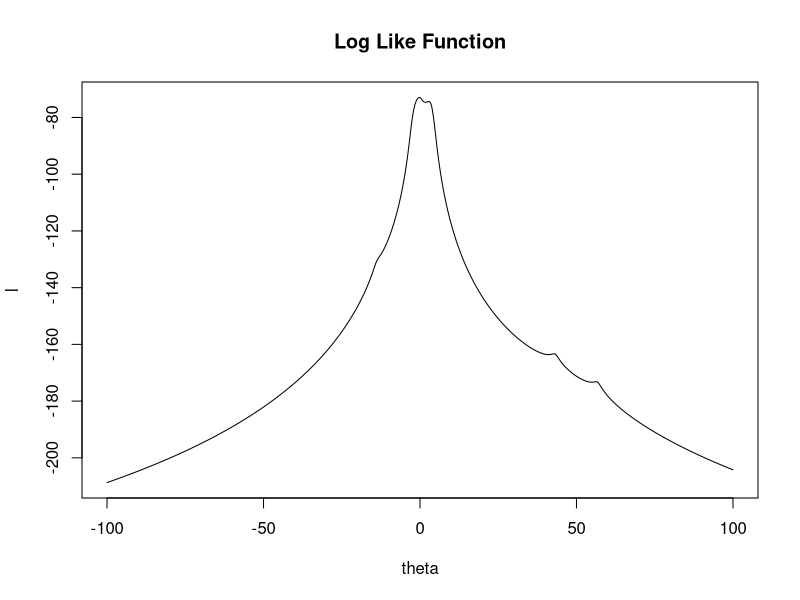
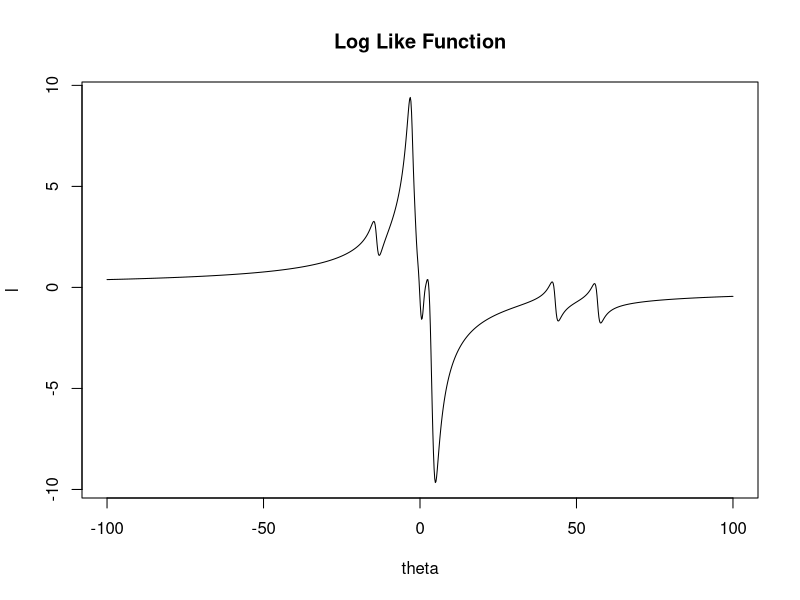
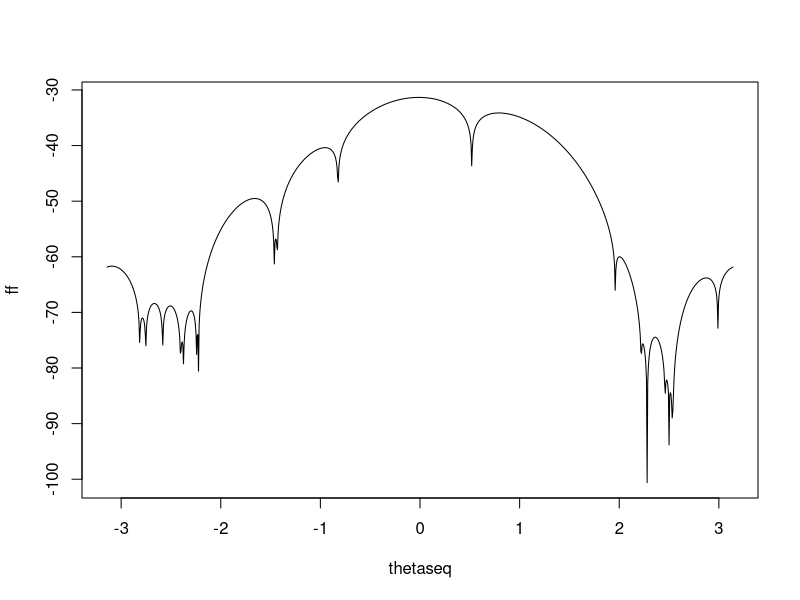

Recreate these plots in R, in order. (Note: this script raises an error after producing the figures.)
#1. a
#1.b) write on the paper

#1.c)
l <- function(theta,x){
  n <- length(x)
  lik <- -n*log(pi) - sum(log(1+(theta - x)^2))
  lik
}
dl <- function(theta,x){
  dlik <- -2*sum((theta-x)/(1+(theta-x)^2))
  dlik
}

d2l <- function(theta,x){
  d2lik <- -2*sum((1-(theta-x)^2)/(1+(theta-x)^2)^2)
  d2lik
}

x <- c(-13.87, -2.53, -2.44, -2.40, -1.75, -1.34, 
       -1.05, -0.23, -0.07, 0.27, 1.77, 2.76, 
       3.29, 3.47, 3.71, 3.80, 4.24, 4.53, 43.21, 56.75)

theta <- seq(-100,100, length = 1000)
library("plyr")
ll <- laply(1:length(theta), function(i) l(theta[i],x))
dll <- laply(1:length(theta), function(i) dl(theta[i],x))

plot(theta, ll, type = "l", main = "Log Like Function", 
     xlab = "theta", ylab = "l")

plot(theta, dll, type = "l", main = "Log Like Function", 
     xlab = "theta", ylab = "l")

#1.d)
# the Newton Raphson method
nr <- function(dl, d2l, theta0, eps,...){
  cnt <- 0
  repeat{
    cnt <- cnt +1
    if (d2l(theta0, ...) == 0) {
      print (paste("iter = ", cnt, ", d2l = 0, change the initial values!"))
      return (NULL)
      break
    }
    theta1 <- theta0 - dl(theta0, ...)/d2l(theta0, ...)
    if (((abs(theta0 -theta1)/(abs(theta0)+0.000001) <= eps)&
           (abs(dl(theta1, ...)) <= eps))| (cnt ==1000)){
      print(paste("iter = ", cnt, "theta0 = ", theta0,
                  "theta1 = ", theta1,
                  "err = ", abs(theta0-theta1)/(abs(theta1)+0.000001),
                  "dl = ", abs(dl(theta1, ...))))
      break
    } 
    print(paste("iter = ", cnt, "theta0 = ", theta0,
                "theta1 = ", theta1,
                "err = ", abs(theta0-theta1)/(abs(theta1)+0.000001),
                "dl = ", abs(dl(theta1, ...))))
    
    theta0 <- theta1
    
  }
  return(theta1)
}

eps <- 0.000001
ini <- c(-11, -1, 0, 1.4, 4.1, 4.8, 7, 8, 38)

for(i in 1:length(ini)){
  print (paste("initial value = ", ini[i]))
  print(paste("solution = ", nr(dl, d2l, ini[i], eps, x )))
}


#e)
# the Fisher scoring method
fs <- function(dl, theta0, eps, n, ...){
  dl0 <- dl(theta = theta0, ...)
  cnt <- 0
  repeat{
    cnt <- cnt +1
    theta1 <- theta0 + dl(theta0, ...)/(n/2)
    if (((abs(theta0 -theta1)/(abs(theta0)+0.000001) <= eps)&
           (abs(dl(theta1, ...)) <= eps))| (cnt ==1000)){
      print(paste("iter = ", cnt, "theta0 = ", theta0,
                  "theta1 = ", theta1,
                  "err = ", abs(theta0-theta1)/(abs(theta1)+0.000001),
                  "dl = ", abs(dl(theta1, ...))))
      break
    } 
    theta0 <- theta1
    
  }
  return(theta1)
}

eps <- 0.000001
ini <- c(-11, -1, 0, 1.4, 4.1, 4.8, 7, 8, 38)

for(i in 1:length(ini)){
  print (paste("initial value = ", ini[i]))
  print(paste("solution = ", fs(dl,  ini[i], eps, length(x),x )))
}

#2.

# 2a)
f <- function(theta, x){
  sum(log((1-cos(x-theta))/(2*pi)))
}

x <- c(0.52,1.96, 2.22, 2.28, 2.28, 2.46, 2.50, 2.53, 2.54, 2.99, 3.47, 3.53, 3.70, 3.88, 3.91, 4.04, 4.06, 4.82, 4.85, 5.46)

thetaseq <- seq(-pi, pi, length = 1000)
library("plyr")
ff <- laply(1:length(thetaseq), function(i)f(thetaseq[i], x))
plot(thetaseq, ff, type = "l")

dff <- laply(1:length(thetaseq), function(i)df(thetaseq[i], x))
plot(thetaseq, dff, type = "l")

# 2b) moment estimate of theta
theta0 <- asin(mean(x)- pi)

# 2c)

nr <- function(df, d2f, theta0, eps,...){
  dl0 <- dl(theta = theta0, ...)
  d2l0 <- d2l(theta0, ...)
  cnt <- 0
  repeat{
    cnt <- cnt +1
    if (d2f(theta0, x) == 0) {
      print (paste("iter = ", cnt, ", d2f = 0, change the initial values!"))
      return (NULL)
      break
    }
    theta1 <- theta0 - df(theta0,...)/d2f(theta0, ...)
    if (((abs(theta0 -theta1)/(abs(theta0)+0.000001) <= eps))| (cnt ==1000)){
      print(paste("iter = ", cnt, "theta0 = ", theta0,
                  "theta1 = ", theta1,
                  "err = ", abs(theta0-theta1)/(abs(theta1)+0.000001),
                  "df = ", abs(df(theta1, ...))))
      break
    }
    print(paste("iter = ", cnt, "theta0 = ", theta0,
                "theta1 = ", theta1,
                "err = ", abs(theta0-theta1)/(abs(theta1)+0.000001),
                "df = ", abs(df(theta1, ...))))
    
    theta0 <- theta1
    
  }
  return(theta1)
}

df <- function(theta, x){ #theta <- 0.0148500730170354
  sum(1/tan((theta-x)/2))
}

d2f <- function(theta, x){
  sum(1/sin((theta-x)/2)^2)
}
nr(df, d2f,theta0 , 0.00001, x)

sol <- NULL
theta0 <- seq(-pi, pi, length = 200)
for(i in 1:length(theta0)){
sol[i] <- nr(df, d2f, theta0[i], 0.000000001,x)  
}

sol
table(round(sol,digits = 5))

#3a)
x <- c(.02, .06, .11, .22, .55, 1.1)
y <- c(47, 97, 123, 152, 191, 200)
xi <- 1/x
yi <- 1/y
est <- summary(lm(yi~xi))$coef[,1]
theta1 <- 1/est[1]
theta2 <- theta1*est[2]
theta0 <- c(theta1, theta2)
attr(theta0, "names") <- NULL
theta0

#3b)
# function f need to be minimize  
f <- function(theta, x, y){
  sum((y-theta[1]*x/(x+theta[2]))^2)
}

# derivative of f 

df <- function(theta, x, y){
  df1 <- -2*sum((y-theta[1]*x/(x+theta[2]))*x/(x+theta[2]))
  df2 <- 2*sum((y - theta[1]*x/(x+theta[2]))*(theta[1]*x/(x+theta[2])^2))
  c(df1, df2)
}


# second  derivative of f 

d2f <- function(theta, x, y){
  d2f11 <- 2*sum((x/(x+theta[2]))^2)
  d2f12 <- -2*sum(2*theta[1]*x^2/(x+theta[2])^3 - x*y/(x+theta[2])^2)
  d2f22 <- 2*sum(-2*theta[1]*y*x/(x+theta[2])^3 +
                   3 * (theta[1]*x)^2/(x+theta[2])^4)
  d2 <- matrix(c(d2f11, d2f12, 
          d2f12, d2f22), nrow = 2, byrow = T
          )
  d2
}

# the Newton Raphson method
nr2 <- function(dl, d2l, theta0, eps,...){
  cnt <- 0
  repeat{
    cnt <- cnt +1
    if (det(d2l(theta0, ...)) == 0) {
      print (paste("iter = ", cnt, ", d2l = 0, change the initial values!"))
      return (NULL)
      break
    }
    theta1 <- theta0 - solve(d2l(theta0, ...))%*%dl(theta0, ...)
    if ((  sum(abs(theta0 -theta1)/(abs(theta0)+0.000001) <= eps)==2 &
           sum((abs(dl(theta1, ...)) <= eps))==2)| (cnt ==1000)){
      print(paste("iter = ", cnt, "theta0 = ", theta0[1],", ",  theta0[2],
                  "theta1 = ", theta1[1], ", ", theta1[2],
                  "err = ", max(abs(theta0-theta1)/(abs(theta1)+0.000001)),
                  "dl = ", max(abs(dl(theta1, ...)))))
      break
    } 
#     print(paste("iter = ", cnt, "theta0 = ", theta0[1],", ",  theta0[2],
#                 "theta1 = ", theta1[1], ", ", theta1[2],
#                 "err = ", max(abs(theta0-theta1)/(abs(theta1)+0.000001)),
#                 "dl = ", max(abs(dl(theta1, ...)))))
    
    theta0 <- theta1
    
  }
  return(theta1)
}

theta0
out <- nr2(df, d2f, theta0, .00001, x, y)
out


#3c) Using steepest descent algorithm
steep <- function(f, df, theta0, eps, ...){
  alpha <- 1
  cnt <- 0
  repeat{
    cnt <- cnt +1
    theta1 <- theta0 - alpha*df(theta0, ...)
    if (f(theta1, ...) > f(theta0, ...)) alpha <- alpha/2
    if ((sum(abs(theta1-theta0) <= eps) == length(theta0)) &
          sum(abs(df(theta1, ...)) <= eps)) {
      print(paste0("iter = ", cnt, ", theta0 = ", theta0[1], " ", 
                   theta0[2], " ", 
                   "theta1 = ", theta1[1], "  ", theta1[2], " ",
                   "eps = ", max(abs(theta1-theta0)) ))
      break
    }
    if (cnt ==1000){
      print(paste0("iter = ", cnt, ", theta0 = ", theta0[1], " ",  theta0[2], " ", 
                   "theta1 = ", theta1[1], " ", theta1[2], " ",
                   "eps = ", max(abs(theta1-theta0)) ))
      print("too many iternation without convergence, change initial values!")
      break
    }
    theta0 <- theta1
  }
  return(theta1)
  }
out
steep(f, df, theta0, 0.0000001, x, y)

#d) Gauss-Newton Algorithm


# function f need to be minimize  
f0 <- function(theta, x, y){
  (y-theta[1]*x/(x+theta[2]))^2
}

# derivative of f 

df0 <- function(theta, x, y){
  df1 <- -2*((y-theta[1]*x/(x+theta[2]))*x/(x+theta[2]))
  df2 <- 2*((y - theta[1]*x/(x+theta[2]))*(theta[1]*x/(x+theta[2])^2))
  c(df1, df2)
}

gn <- function(f0, df0, theta0, eps, x, y){
  cnt <- 0
  repeat{
    cnt <- cnt + 1
    yp <- laply(1:length(y), function(i){
      y[i] - f0(theta0, x[i], y[i])
    })
    xp <- laply(1:length(x), function(i) df0(theta0, x[i], y[i]))
    u <- summary(lm (yp ~xp+0))$coef[,1]
    if (sum(abs(u) <= eps) == 2 | cnt ==1000){
      print(paste0("iter = ", cnt, " ", "theta = ", theta0[1], " ", 
            theta0[2], ", eps = ", max(abs(u)))) 
      break
    }
    theta0 <- theta0 + u
  }
  theta0
}
theta0 <- c(theta1, theta2)
attr(theta0, "names") <- NULL
out <- gn(f0, df0, theta0, 0.01, x,y)
out
#out <- gn(f0, df0, theta0, 0.0001, x,y)

#4) 
dist <- matrix(
  c(0,1,2,4,9,8,3,2,1,5,7,1,2,9,3,
    1,0,5,3,7,2,5,1,3,4,6,6,6,1,9,
    2,5,0,6,1,4,7,7,1,6,5,9,1,3,4,
    4,3,6,0,5,2,1,6,5,4,2,1,2,1,3,
    9,7,1,5,0,9,1,1,2,1,3,6,8,2,5,
    8,2,4,2,9,0,3,5,4,7,8,3,1,2,5,
    3,5,7,1,1,3,0,2,6,1,7,9,5,1,4,
    2,1,7,6,1,5,2,0,9,4,2,1,1,7,8,
    1,3,1,5,2,4,6,9,0,3,3,5,1,6,4,
    5,4,6,4,1,7,1,4,3,0,9,1,8,5,2,
    7,6,5,2,3,8,7,2,3,9,0,2,1,8,1,
    1,6,9,1,6,3,9,1,5,1,2,0,5,4,3,
    2,6,1,2,8,1,5,1,1,8,1,5,0,9,6,
    9,1,3,1,2,2,1,7,6,5,8,4,9,0,7,
    3,9,4,3,5,5,4,8,4,2,1,3,6,7,0
    ), ncol = 15, byrow = T)
dist

f <- function(theta, dist){
  n <- length(theta)
  d <- dist[theta[n], theta[1]]
  for (i in 1:(n-1)) d <- d + dist[theta[i], theta[i+1]]
  d
}



# travelling saleman problem 
# define a neighborhood 
N <- function(theta){
  n <-length(theta)
  cnt <- 1
  nb <- list()
  nb[[1]] <- theta
  if (any(sort(theta) != 1:n) ) {
    mes <- paste0("theta must be a permulation of 1:", n) 
    stop(mes)
  }
  for(i in 1:(n-1)){
    for(j in (i+1):n) {
      cnt <- cnt +1
      theta1 <- theta
      theta1[i] <- theta[j]
      theta1[j] <- theta[i]
      nb[[cnt]] <- theta1
    }
  }
  nb
}

sa  <- function(theta0, dist, t1, p, eps, maxstage, maxm){
  n <- dim(dist)[1]
  theta <- theta0
  outj <- NULL
  j <- 0
  repeat{
    j <- j +1
    outm <- NULL
    thetam <- list()
    
    m <- 0
    while(m < maxm){
      m <- m+1
      N.theta <- N(theta)
      nl <- length(N.theta)
      thetastar <- N.theta[[sample(nl, 1)]]
      delta <- f(thetastar, dist) - f(theta, dist)
      if (delta <= 0){
        theta <- thetastar
      } else{
        z <- rbinom(1, 1, exp(-delta/(p^(j-1)*t1)))
        theta <- z*thetastar + (1-z)*theta
      }
      thetam[[m]] <- theta
      outm[m] <- f(theta, dist)
    }
    ind <- NULL
    for (m in 1:maxm) ind[m] <-  (all(thetam[[1]]==thetam[[m]]))
    if (all(ind) & (f(theta, dist) == 17)){
      
      print(thetam)
      print(paste("stage = ", j, "min = ", f(theta, dist)))
      break
    }
    
    if (j ==maxstage){
      print(paste0("Max iteration met, stage = ", maxstage))
      print(paste("stage = ", j, "min = ", f(theta, dist)))
      print(thetam)
      print(paste("stage = ", j, "min = ", f(theta, dist)))
      break
    }
  }
  theta
}
theta0 <- c(4, 14, 6, 2, 8, 13, 11, 15, 10, 7, 5, 3, 9, 1, 12)
theta <- sa(theta0, dist, 400, .99, eps = .01, 10000, 200)
theta
f(theta, dist)
